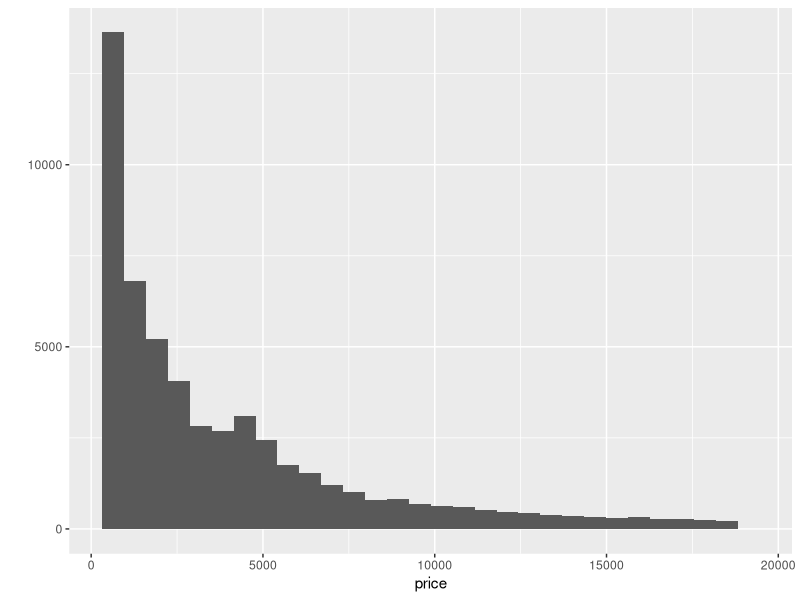
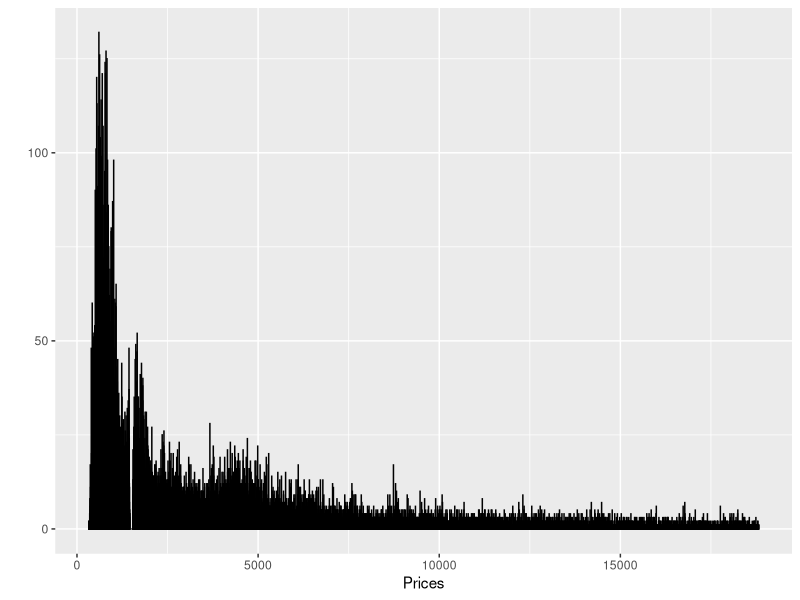
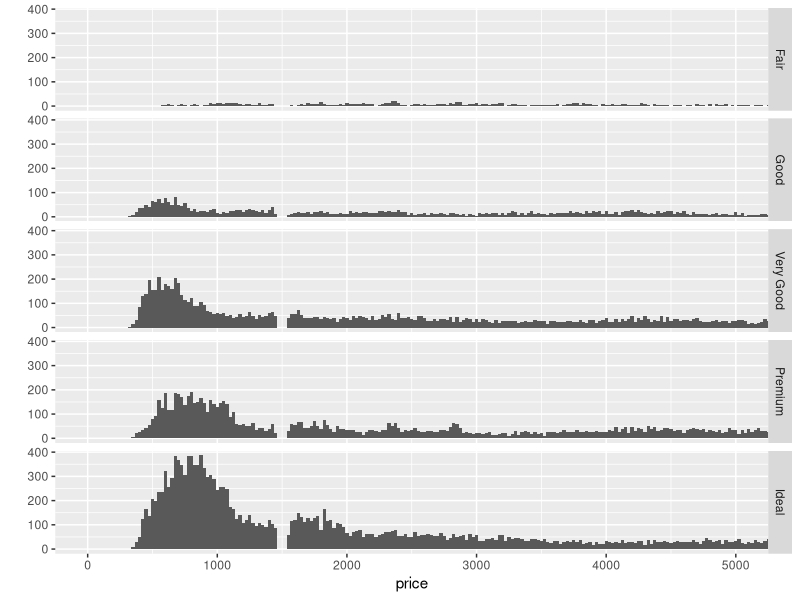
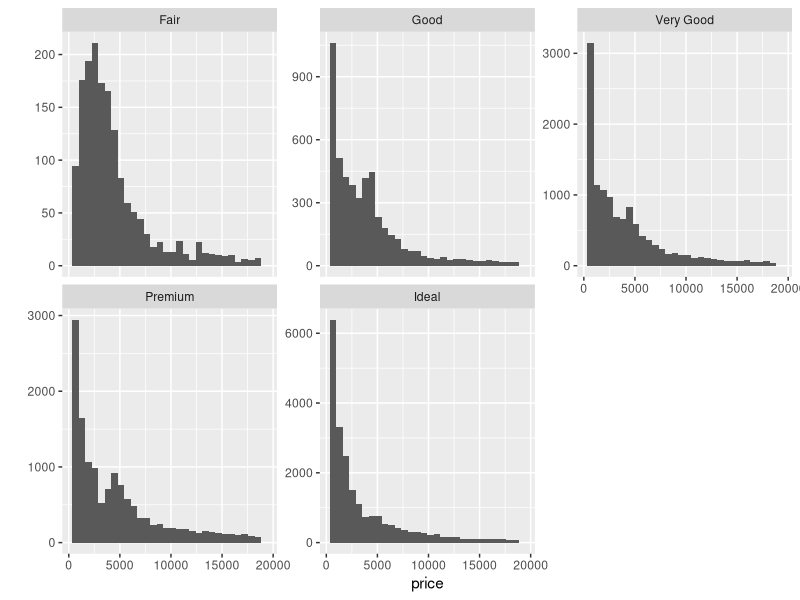
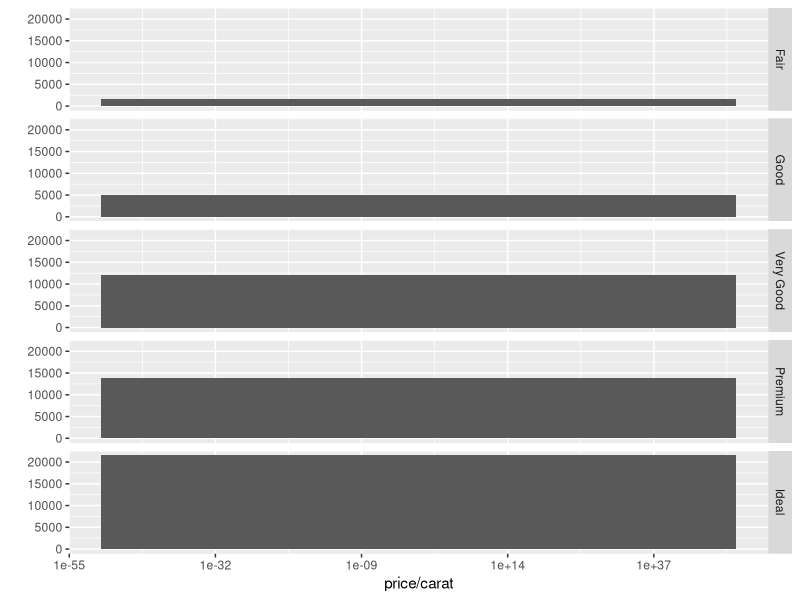
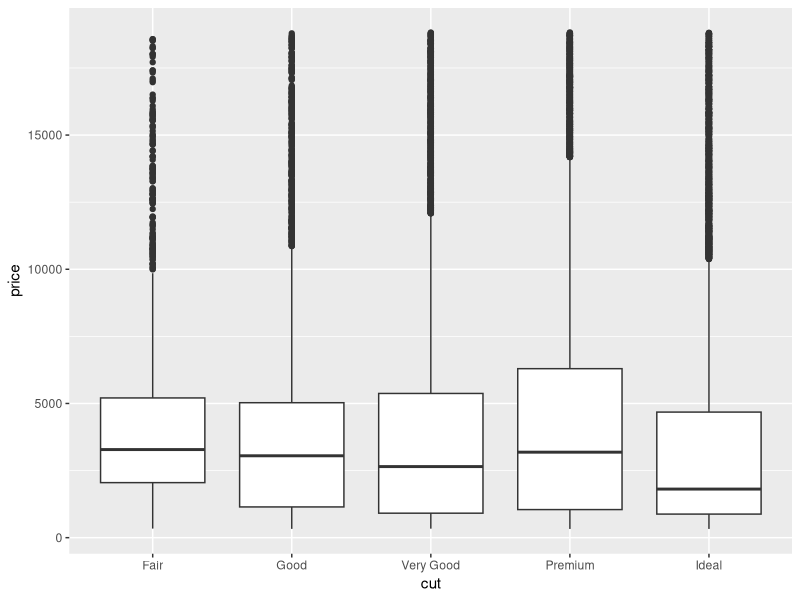
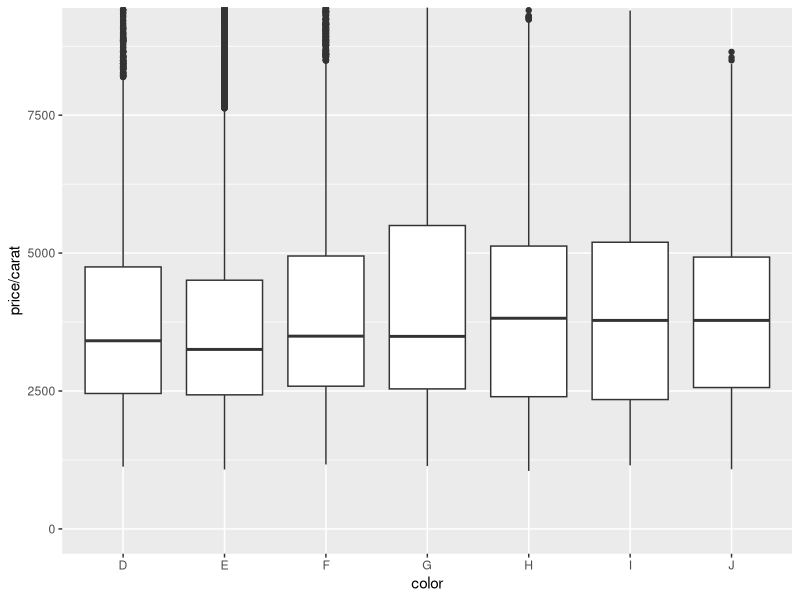
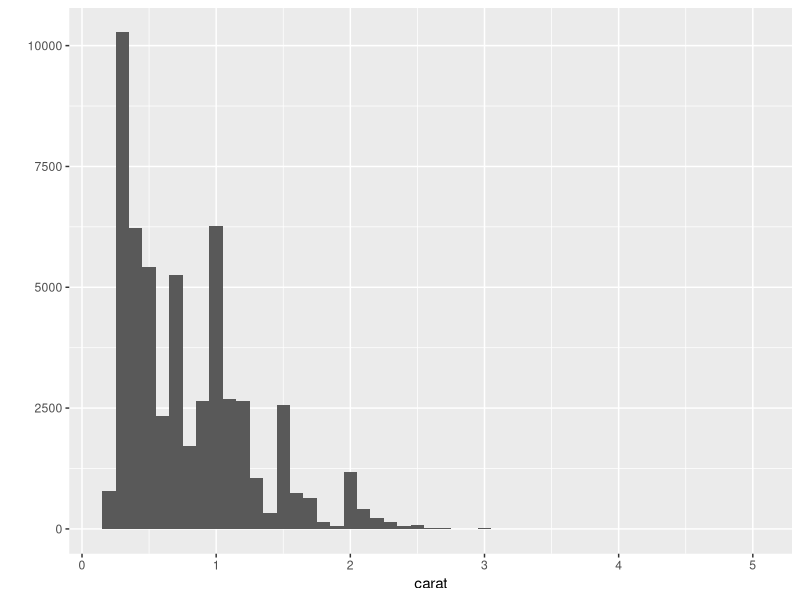

Here is the R script that generated these plots, in order:
## ---- chunk 1
knitr::opts_chunk$set(echo = TRUE)
## ---- chunk 2
  library(ggplot2)
  library('gridExtra')
  data(diamonds)
## ---- chunk 3
  summary(diamonds)
## ---- chunk 4
  qplot(x = price, data = diamonds)
## ---- chunk 5
  summary(diamonds$price)
## ---- chunk 6
  sum(diamonds$price < 500)
  sum(diamonds$price < 250)
  sum(diamonds$price >= 15000)
## ---- chunk 7
  qplot(x = price, data = diamonds, binwidth =1,
        xlab = "Prices",
        color = I('black'), fill = I('#099DD9'))
  ggsave('priceHistogram.png')
## ---- chunk 8
  qplot(x = price, data = diamonds, binwidth = 25) + facet_grid(cut ~ .) +
  coord_cartesian(xlim=c(0, 5000))
## ---- chunk 9
  by(diamonds$price, diamonds$cut, summary, digits = max(getOption('digits')))
## ---- chunk 10
  qplot(x = price, data = diamonds) + facet_wrap(~cut, scales="free_y")
## ---- chunk 11
  qplot(x = price / carat, data = diamonds, binwidth=100) + facet_grid(cut ~ .) +
  scale_x_log10()
## ---- chunk 12
  qplot(x = cut, y = price, data = diamonds, geom='boxplot')
## ---- chunk 13
  summary(subset(diamonds, diamonds$color == 'D')$price)
  summary(subset(diamonds, diamonds$color == 'J')$price)
  IQR(subset(diamonds, diamonds$color == 'D')$price)
  IQR(subset(diamonds, diamonds$color == 'J')$price)
## ---- chunk 14
  qplot(x = color, y = price / carat, data = diamonds, geom='boxplot')+
    coord_cartesian(ylim=c(0, 9000))
## ---- chunk 15
  qplot(x = carat, data = diamonds, gemo='freqploy', binwidth=.1) + scale_x_continuous()
